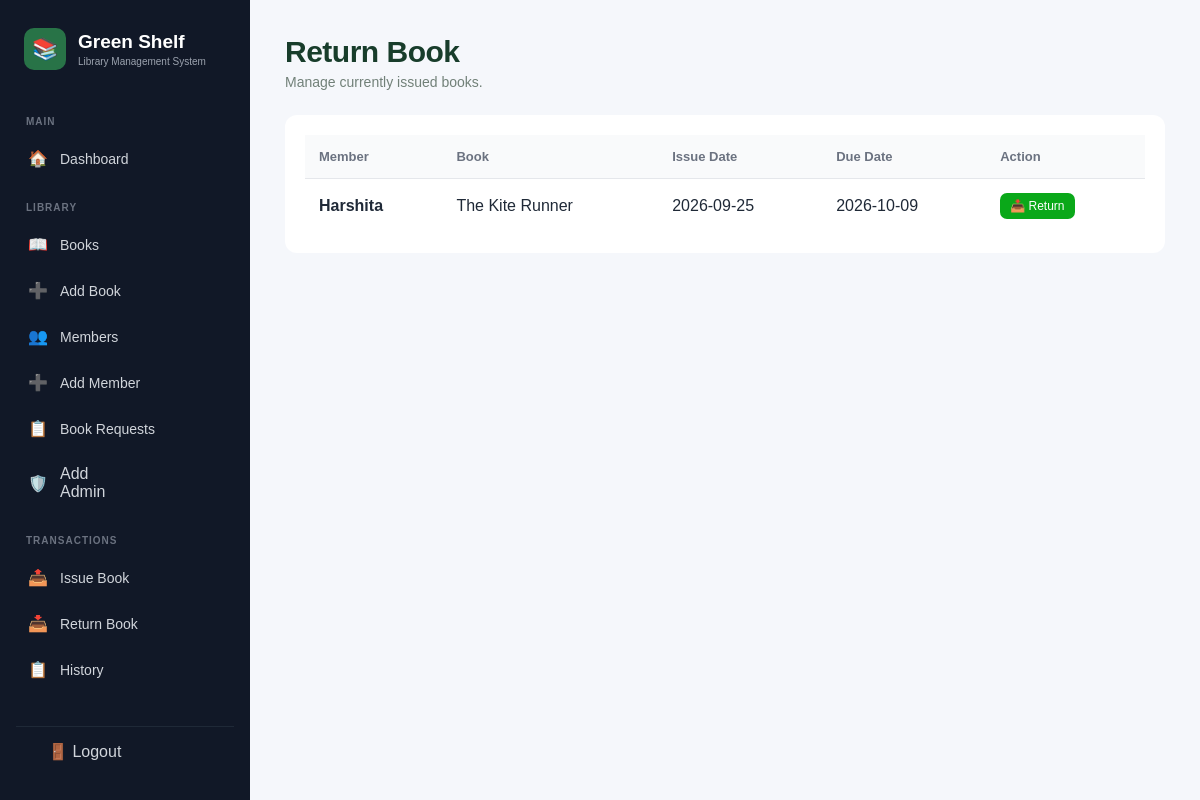
Page /transactions/return.php (signed in) on the committed database.
### tables this page shows
CREATE TABLE `transactions` (
  `id` int(11) NOT NULL,
  `book_id` int(11) NOT NULL,
  `member_id` int(11) NOT NULL,
  `issue_date` date NOT NULL,
  `due_date` date NOT NULL,
  `return_date` date DEFAULT NULL,
  `fine` decimal(10,2) DEFAULT 0.00,
  `STATUS` varchar(20) DEFAULT 'Issued'
);

CREATE TABLE `members` (
  `id` int(11) NOT NULL,
  `member_name` varchar(100) NOT NULL,
  `email` varchar(100) DEFAULT NULL,
  `phone` varchar(20) DEFAULT NULL,
  `address` text DEFAULT NULL,
  `password` varchar(255) DEFAULT NULL,
  `created_at` timestamp NOT NULL DEFAULT current_timestamp()
);

CREATE TABLE `books` (
  `id` int(11) NOT NULL,
  `title` varchar(150) NOT NULL,
  `author` varchar(100) NOT NULL,
  `isbn` varchar(50) DEFAULT NULL,
  `category` varchar(100) DEFAULT NULL,
  `quantity` int(11) NOT NULL DEFAULT 1,
  `available` int(11) NOT NULL DEFAULT 1,
  `created_at` timestamp NOT NULL DEFAULT current_timestamp()
);

### transactions/return.php (the view, shortened to what this page needs)
<?php
require_once __DIR__ . "/../config/db.php";
$sql = "SELECT
            t.id,
            t.issue_date,
            t.due_date,
            b.title,
            m.member_name
        FROM transactions t
        JOIN books b ON t.book_id = b.id
        JOIN members m ON t.member_id = m.id
        WHERE t.status = 'Issued'
        ORDER BY t.due_date ASC";
$result = mysqli_query($conn, $sql);
?>
<!DOCTYPE html>
<html lang="en">
<head>
    <link rel="stylesheet" href="../assets/css/style.css">
</head>
<body>
<?php include __DIR__ . "/../includes/sidebar.php"; ?>
<main>
    <div class="page-title">
        <h1>Return Book</h1>
        <p>Manage currently issued books.</p>
    </div>
    <div class="table-container">
        <table>
            <thead>
                <tr>
                    <th>Member</th>
                    <th>Book</th>
                    <th>Issue Date</th>
                    <th>Due Date</th>
                    <th>Action</th>
                </tr>
            </thead>
            <tbody>
            <?php while ($transaction = mysqli_fetch_assoc($result)): ?>
                <tr>
                    <td>
                        <strong>
                            <?php echo htmlspecialchars($transaction["member_name"]); ?>
                        </strong>
                    </td>
                    <td>
                        <?php echo htmlspecialchars($transaction["title"]); ?>
                    </td>
                    <td>
                        <?php echo $transaction["issue_date"]; ?>
                    </td>
                    <td>
                        <?php echo $transaction["due_date"]; ?>
                    </td>
                    <td>
                        <form method="POST">
                            <button
                                type="submit"
                                class="btn btn-small btn-primary"
                            >
                                📥 Return
                            </button>
                        </form>
                    </td>
                </tr>
            <?php endwhile; ?>
            </tbody>
        </table>
    </div>
</main>
</body>
</html>

### assets/css/style.css (style rules this page uses)
* { box-sizing: border-box; margin: 0; padding: 0; }
body { font-family: Arial, sans-serif; background: #f5f7fb; color: #1f2937; min-height: 100vh; }
main { margin-left: 250px; padding: 35px; }
.page-title { margin-bottom: 25px; }
.page-title h1 { font-size: 28px; }
.page-title p { color: #6b7280; margin-top: 5px; }
.btn { display: inline-block; padding: 10px 16px; border-radius: 7px; text-decoration: none; border: none; cursor: pointer; font-size: 14px; }
.btn-primary { background: #0aa819; color: white; }
.table-container { background: white; padding: 20px; border-radius: 12px; overflow-x: auto; }
table { width: 100%; border-collapse: collapse; }
th { text-align: left; background: #f9fafb; color: #6b7280; font-size: 13px; padding: 14px; }
td { padding: 14px; border-top: 1px solid #e5e7eb; }
.btn-small { padding: 6px 10px; font-size: 12px; margin-right: 4px; }
table form { margin: 0; }
table form button { border: none; }
.page-title h1 { color: #183d2b; font-size: 30px; font-weight: 700; letter-spacing: -0.5px; }
.page-title p { color: #718078; font-size: 14px; }
html { scroll-behavior: smooth; }

### rows in the picture
transactions: member.member_name "Harshita", book.title "The Kite Runner", issue_date "2026-09-25", due_date "2026-10-09"
